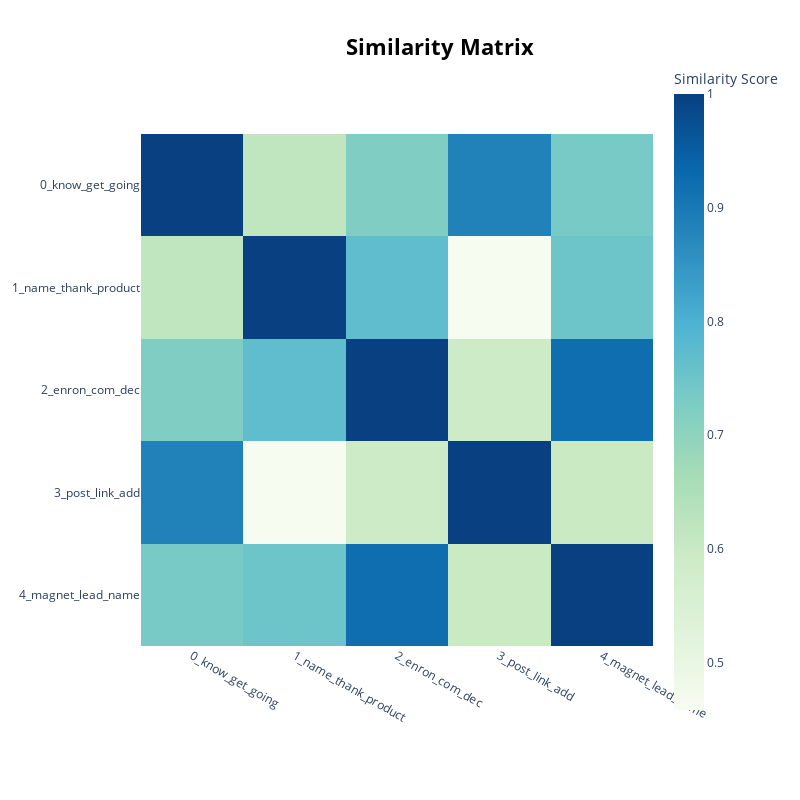

The code cell stored with this chart in its notebook:
### Code cell
model.visualize_heatmap()

### Figure 1 — Plotly figure (JSON) as saved in the notebook; plotly's stock layout.template omitted (floating-point values rounded to 4 significant figures)
{"data": [{"coloraxis": "coloraxis", "hovertemplate": "x: %{x}<br>y: %{y}<br>Similarity Score: %{z}<extra></extra>", "name": "0", "type": "heatmap", "x": ["0_know_get_going", "1_name_thank_product", "2_enron_com_dec", "3_post_link_add", "4_magnet_lead_name"], "xaxis": "x", "y": ["0_know_get_going", "1_name_thank_product", "2_enron_com_dec", "3_post_link_add", "4_magnet_lead_name"], "yaxis": "y", "z": [[1.0, 0.6183, 0.7235, 0.8847, 0.7344], [0.6183, 1.0, 0.7694, 0.4581, 0.7494], [0.7235, 0.7694, 1.0, 0.5902, 0.921], [0.8847, 0.4581, 0.5902, 1.0, 0.5972], [0.7344, 0.7494, 0.921, 0.5972, 1.0]]}], "layout": {"coloraxis": {"colorbar": {"title": {"text": "Similarity Score"}}, "colorscale": [[0, "rgb(247,252,240)"], [0.125, "rgb(224,243,219)"], [0.25, "rgb(204,235,197)"], [0.375, "rgb(168,221,181)"], [0.5, "rgb(123,204,196)"], [0.625, "rgb(78,179,211)"], [0.75, "rgb(43,140,190)"], [0.875, "rgb(8,104,172)"], [1, "rgb(8,64,129)"]]}, "height": 800, "hoverlabel": {"bgcolor": "white", "font": {"family": "Rockwell", "size": 16}}, "legend": {"title": {"text": "Trend"}}, "margin": {"t": 60}, "showlegend": true, "title": {"font": {"color": "Black", "size": 22}, "text": "<b>Similarity Matrix", "x": 0.55, "xanchor": "center", "y": 0.95, "yanchor": "top"}, "width": 800, "xaxis": {"anchor": "y", "constrain": "domain", "domain": [0, 1], "scaleanchor": "y"}, "yaxis": {"anchor": "x", "autorange": "reversed", "constrain": "domain", "domain": [0, 1]}}}
